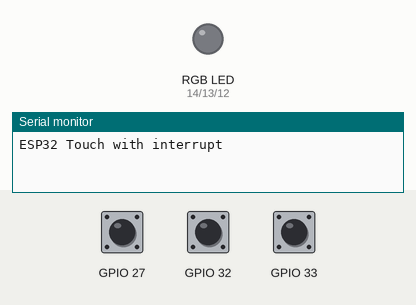
This sketch was run on a simulated ESP32. Parts: an RGB LED mixed from three pins (HIGH = lit), the last lines printed to the serial monitor. Inputs (shaded band) come from the test bench; at power-on: GPIO 27 HIGH, GPIO 32 HIGH, GPIO 33 HIGH.

Above: at 2.2 s.
2.3 s: GPIO 27 pulled LOW for 0.15 s
At 2.6 s:
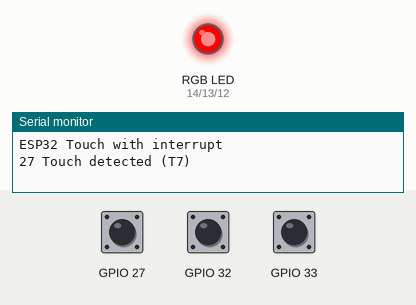
4.3 s: GPIO 32 pulled LOW for 0.15 s
At 4.7 s:
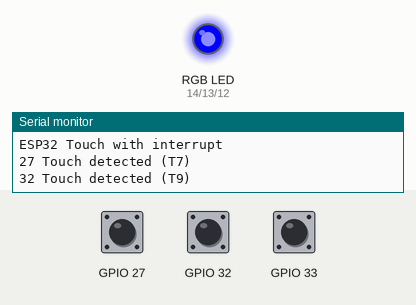
6.3 s: GPIO 33 pulled LOW for 0.15 s
At 6.7 s:
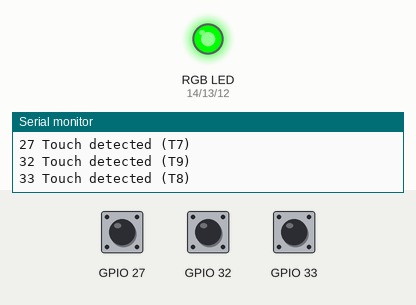
Timing chart, 0 to 9.3 s (numbered marks = the images above; inputs shaded):
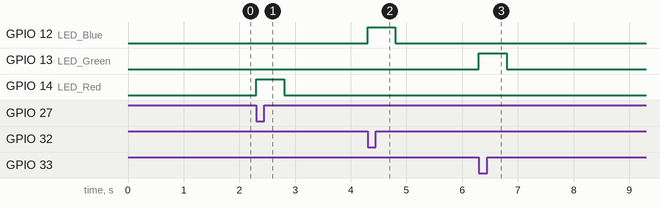

Measured:
- after the input at 2.3 s, GPIO 14 (LED_Red): LOW → HIGH at once, → LOW 0.50 s later
- after the input at 4.3 s, GPIO 12 (LED_Blue): LOW → HIGH at once, → LOW 0.50 s later
- after the input at 6.3 s, GPIO 13 (LED_Green): LOW → HIGH at once, → LOW 0.50 s later

The sketch:

14_Touch_InterruptRGB.ino
```cpp
const byte LED_Red = 14;
const byte LED_Blue = 12;
const byte LED_Green = 13;
int threshold = 50;

bool touch7detected = false;
bool touch8detected = false;
bool touch9detected = false;

void gotTouch7(){

  digitalWrite(LED_Green, LOW);
  digitalWrite(LED_Blue, LOW);
  digitalWrite(LED_Red, HIGH);
  touch7detected = true;
  touch8detected = false;
  touch9detected = false;
}

void gotTouch8(){

  digitalWrite(LED_Blue, LOW);
  digitalWrite(LED_Red, LOW);
  digitalWrite(LED_Green, HIGH);
  touch8detected = true;
  touch7detected = false;
  touch9detected = false;
}

void gotTouch9(){

  digitalWrite(LED_Green, LOW);
  digitalWrite(LED_Red, LOW);
  digitalWrite(LED_Blue, HIGH);
  touch9detected = true;
  touch7detected = false;
  touch8detected = false;

}

void setup() {

  Serial.begin(115200);
  pinMode(LED_Red, OUTPUT);
  pinMode(LED_Blue, OUTPUT);
  pinMode(LED_Green, OUTPUT);
  Serial.println("ESP32 Touch with interrupt");
  delay(1000);
  touchAttachInterrupt(T7, gotTouch7, threshold);
  touchAttachInterrupt(T8, gotTouch8, threshold);
  touchAttachInterrupt(T9, gotTouch9, threshold);

  digitalWrite(LED_Red, LOW);
  digitalWrite(LED_Blue, LOW);
}

void loop() {

  if (touch7detected)
  {
    digitalWrite(LED_Green, LOW);
    digitalWrite(LED_Blue, LOW);
    digitalWrite(LED_Red, HIGH);

    Serial.print(T7);
    Serial.println(" Touch detected (T7)");
    touch7detected =false;
    touch8detected =false;
    touch9detected =false;
    delay(500);
    digitalWrite(LED_Red, LOW);
  }

  if (touch8detected)
  {
    digitalWrite(LED_Red, LOW);
    digitalWrite(LED_Blue, LOW);
    digitalWrite(LED_Green, HIGH);
    Serial.print(T8);
    Serial.println(" Touch detected (T8)");
    touch8detected =false;
    touch7detected =false;
    touch9detected =false;
    delay(500);
    digitalWrite(LED_Green, LOW);
  }

  if (touch9detected)
  {
    digitalWrite(LED_Red, LOW);
    digitalWrite(LED_Green, LOW);
    digitalWrite(LED_Blue, HIGH);
    Serial.print(T9);
    Serial.println(" Touch detected (T9)");
    touch9detected =false;
    touch7detected =false;
    touch8detected =false;
    delay(500);
    digitalWrite(LED_Blue, LOW);
  }


}
```
